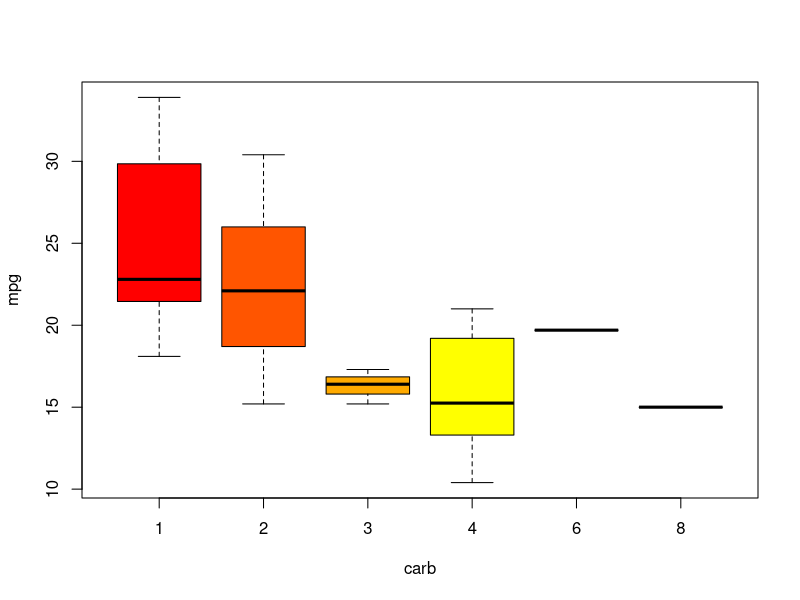
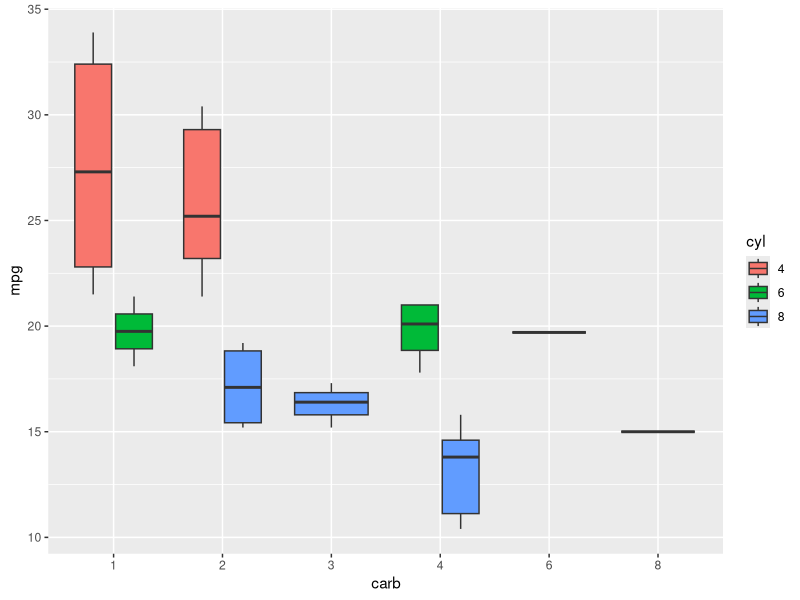

These charts were generated, in order, by the following R code:
#Assignment 4_3 Session - 4

#Q1: Create a box and whisker plot by class using mtcars dataset.

#Solution 1:
str(mtcars)
library(ggplot2)
library(dplyr)
mtcars1 <- mutate(mtcars, 
                  cyl = as.factor(cyl),
                  disp = as.factor(disp),
                  vs = as.factor(vs),
                  am = as.factor(am),
                  gear = as.factor(gear),
                  carb = as.factor(carb),
                  mpg = mpg, hp = hp, drat = drat, qsec=qsec)
str(mtcars1)

# distribution of mpg for each carb
boxplot(mpg~carb, data = mtcars1, col = heat.colors(5))

# distribution of mpg for each carb per cyl
ggplot(mtcars1, aes(x=carb, y=mpg, fill = cyl))+ geom_boxplot()

